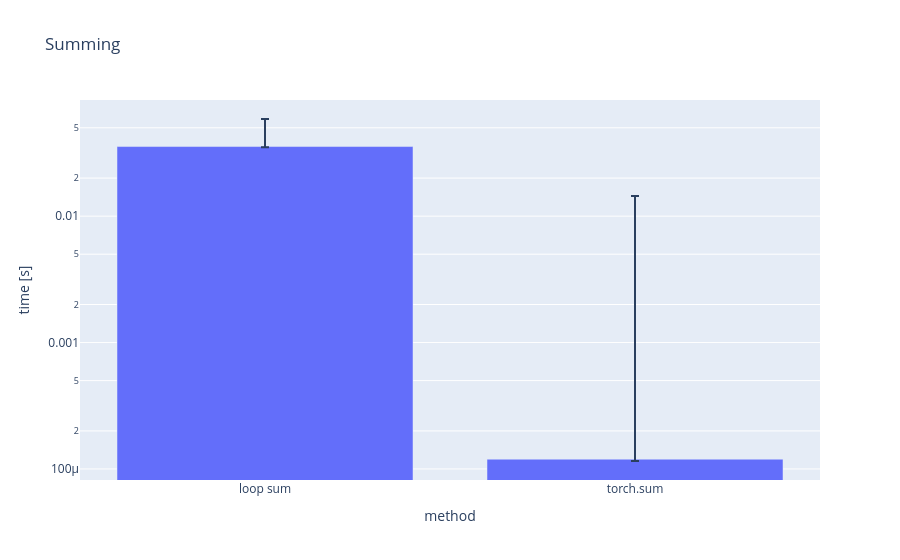

Notebook cell for this chart:
### Markdown cell above
Many algorithms are using the same operation on many times on different data. This is usually done with a `for` loop, where each data point is operated on one after the other. But modern CPUs are capable of performing [SIMD](https://en.wikipedia.org/wiki/Single_instruction,_multiple_data), where multiple data are operated on at the same time. This process of performing the same operation simultaneously on different data is called _vectorization_. Even if not the complete data can be handeled by the CPU at the same time, it is often faster to use a vectorized operation.

While python is a language that is very easy to read and write, it is somewhat slow. Therefore, loops should be avoided as much as possible and be replaced with an call to a library that is implemented on a fast language. The exercise in this lecture will use _pytorch_.

---

## PyTorch

---

If we want to sum the elements of a tensor, the naive implementation would go over each element separately:

```
sum = 0
for element in tensor:
    sum += element
```

The vectorized version uses a function provided by the library:


```
sum = torch.sum(tensor)
```

Below, you can run a speed comparison of the different implementations, where the median along with the minimum and maximum measured time are marked. As your system runs other background tasks, the minium is the most important of these values. Note that the y-axis is in log scale!

### Code cell
tests.benchmark_sum()

### Figure 1 — Plotly figure (JSON) as saved in the notebook; plotly's stock layout.template omitted (floating-point values rounded to 4 significant figures)
{"data": [{"error_y": {"array": [0.02317, 0.01433], "arrayminus": [0.0005186, 3.85e-06]}, "hovertemplate": "x=%{x}<br>y=%{y}<extra></extra>", "legendgroup": "", "marker": {"color": "#636efa", "pattern": {"shape": ""}}, "name": "", "orientation": "v", "showlegend": false, "textposition": "auto", "type": "bar", "x": ["loop sum", "torch.sum"], "xaxis": "x", "y": [0.03553, 0.0001195], "yaxis": "y"}], "layout": {"barmode": "relative", "legend": {"tracegroupgap": 0}, "title": {"text": "Summing"}, "xaxis": {"anchor": "y", "domain": [0, 1], "title": {"text": "method"}}, "yaxis": {"anchor": "x", "domain": [0, 1], "title": {"text": "time [s]"}, "type": "log"}}}
